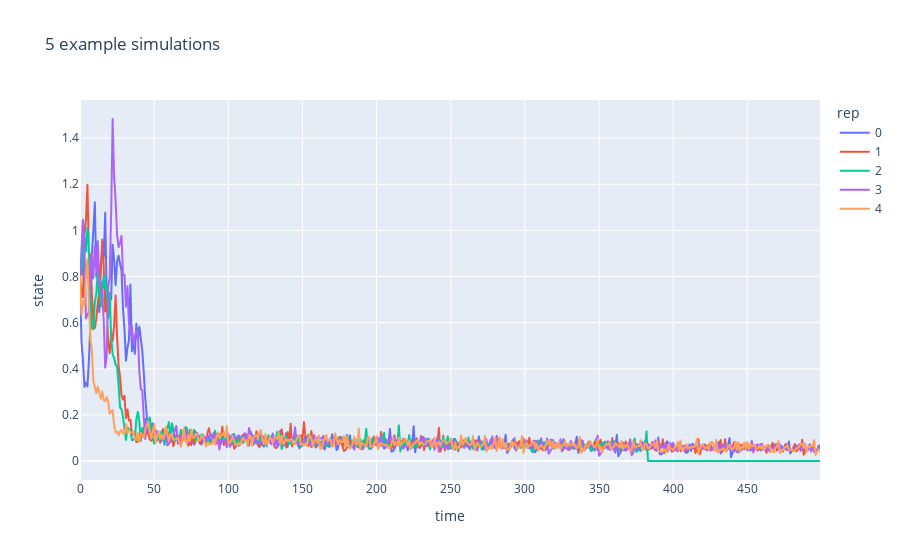

Source (notebook cell):
### Code cell
import plotly.express as px
import plotly.graph_objects as go

rep0 = sims.query("rep < 5")
fig = px.line(rep0, x="time", y="state", color = "rep", title='5 example simulations')

#df = rep0.melt(id_vars=['time','rep'],var_name='metric', value_name='values')
#fig = px.line(df, x="time", y="values", color="metric", title='rep 0')

fig.show()

### Figure 1 — Plotly figure (JSON) as saved in the notebook; plotly's stock layout.template omitted (floating-point values rounded to 4 significant figures; data arrays with more than 128 entries replaced by an {"elided": "..."} marker saying what was removed)
{"data": [{"hovertemplate": "rep=0<br>time=%{x}<br>state=%{y}<extra></extra>", "legendgroup": "0", "line": {"color": "#636efa", "dash": "solid"}, "marker": {"symbol": "circle"}, "mode": "lines", "name": "0", "showlegend": true, "type": "scattergl", "x": {"elided": "500 int values"}, "xaxis": "x", "y": {"elided": "500 float values"}, "yaxis": "y"}, {"hovertemplate": "rep=1<br>time=%{x}<br>state=%{y}<extra></extra>", "legendgroup": "1", "line": {"color": "#EF553B", "dash": "solid"}, "marker": {"symbol": "circle"}, "mode": "lines", "name": "1", "showlegend": true, "type": "scattergl", "x": {"elided": "500 int values"}, "xaxis": "x", "y": {"elided": "500 float values"}, "yaxis": "y"}, {"hovertemplate": "rep=2<br>time=%{x}<br>state=%{y}<extra></extra>", "legendgroup": "2", "line": {"color": "#00cc96", "dash": "solid"}, "marker": {"symbol": "circle"}, "mode": "lines", "name": "2", "showlegend": true, "type": "scattergl", "x": {"elided": "500 int values"}, "xaxis": "x", "y": {"elided": "500 float values"}, "yaxis": "y"}, {"hovertemplate": "rep=3<br>time=%{x}<br>state=%{y}<extra></extra>", "legendgroup": "3", "line": {"color": "#ab63fa", "dash": "solid"}, "marker": {"symbol": "circle"}, "mode": "lines", "name": "3", "showlegend": true, "type": "scattergl", "x": {"elided": "500 int values"}, "xaxis": "x", "y": {"elided": "500 float values"}, "yaxis": "y"}, {"hovertemplate": "rep=4<br>time=%{x}<br>state=%{y}<extra></extra>", "legendgroup": "4", "line": {"color": "#FFA15A", "dash": "solid"}, "marker": {"symbol": "circle"}, "mode": "lines", "name": "4", "showlegend": true, "type": "scattergl", "x": {"elided": "500 int values"}, "xaxis": "x", "y": {"elided": "500 float values"}, "yaxis": "y"}], "layout": {"legend": {"title": {"text": "rep"}, "tracegroupgap": 0}, "title": {"text": "5 example simulations"}, "xaxis": {"anchor": "y", "domain": [0, 1], "title": {"text": "time"}}, "yaxis": {"anchor": "x", "domain": [0, 1], "title": {"text": "state"}}}}
